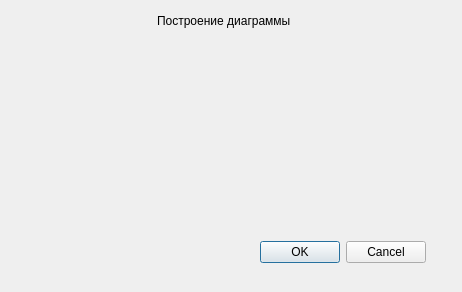
<?xml version="1.0" encoding="UTF-8"?>
<ui version="4.0">
 <class>CreateChartDialog</class>
 <widget class="QDialog" name="CreateChartDialog">
  <property name="geometry">
   <rect>
    <x>0</x>
    <y>0</y>
    <width>462</width>
    <height>292</height>
   </rect>
  </property>
  <property name="windowTitle">
   <string>Dialog</string>
  </property>
  <widget class="QDialogButtonBox" name="buttonBox">
   <property name="geometry">
    <rect>
     <x>260</x>
     <y>240</y>
     <width>166</width>
     <height>24</height>
    </rect>
   </property>
   <property name="standardButtons">
    <set>QDialogButtonBox::Cancel|QDialogButtonBox::Ok</set>
   </property>
  </widget>
  <widget class="QWidget" name="">
   <property name="geometry">
    <rect>
     <x>110</x>
     <y>10</y>
     <width>228</width>
     <height>22</height>
    </rect>
   </property>
   <layout class="QHBoxLayout" name="horizontalLayout">
    <item>
     <spacer name="horizontalSpacer">
      <property name="orientation">
       <enum>Qt::Horizontal</enum>
      </property>
      <property name="sizeHint" stdset="0">
       <size>
        <width>40</width>
        <height>20</height>
       </size>
      </property>
     </spacer>
    </item>
    <item>
     <widget class="QLabel" name="label">
      <property name="text">
       <string>Построение диаграммы</string>
      </property>
     </widget>
    </item>
    <item>
     <spacer name="horizontalSpacer_2">
      <property name="orientation">
       <enum>Qt::Horizontal</enum>
      </property>
      <property name="sizeHint" stdset="0">
       <size>
        <width>40</width>
        <height>20</height>
       </size>
      </property>
     </spacer>
    </item>
   </layout>
  </widget>
 </widget>
 <resources/>
 <connections/>
</ui>
